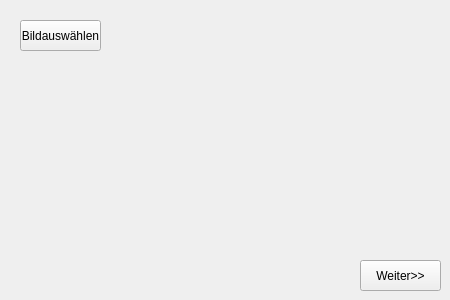
<?xml version="1.0" encoding="UTF-8"?>
<ui version="4.0">
 <class>Form</class>
 <widget class="QWidget" name="Form">
  <property name="geometry">
   <rect>
    <x>0</x>
    <y>0</y>
    <width>450</width>
    <height>300</height>
   </rect>
  </property>
  <property name="windowTitle">
   <string>Form</string>
  </property>
  <widget class="QPushButton" name="pushButton">
   <property name="geometry">
    <rect>
     <x>20</x>
     <y>20</y>
     <width>81</width>
     <height>31</height>
    </rect>
   </property>
   <property name="text">
    <string>Bildauswählen</string>
   </property>
  </widget>
  <widget class="QPushButton" name="pushButton_2">
   <property name="geometry">
    <rect>
     <x>360</x>
     <y>260</y>
     <width>81</width>
     <height>31</height>
    </rect>
   </property>
   <property name="text">
    <string>Weiter&gt;&gt;</string>
   </property>
  </widget>
 </widget>
 <resources/>
 <connections/>
</ui>
